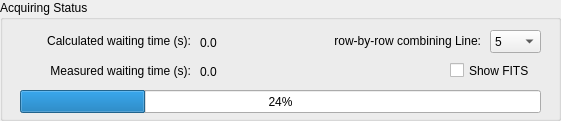
   <widget class="QGroupBox" name="groupBox_6">
    <property name="geometry">
     <rect>
      <x>20</x>
      <y>350</y>
      <width>561</width>
      <height>121</height>
     </rect>
    </property>
    <property name="title">
     <string>Acquiring Status</string>
    </property>
    <widget class="QLabel" name="label_18">
     <property name="geometry">
      <rect>
       <x>10</x>
       <y>30</y>
       <width>181</width>
       <height>21</height>
      </rect>
     </property>
     <property name="layoutDirection">
      <enum>Qt::LeftToRight</enum>
     </property>
     <property name="text">
      <string>Calculated waiting time (s):</string>
     </property>
     <property name="alignment">
      <set>Qt::AlignRight|Qt::AlignTrailing|Qt::AlignVCenter</set>
     </property>
    </widget>
    <widget class="QLabel" name="label_measured_time">
     <property name="geometry">
      <rect>
       <x>200</x>
       <y>61</y>
       <width>81</width>
       <height>21</height>
      </rect>
     </property>
     <property name="text">
      <string>0.0</string>
     </property>
    </widget>
    <widget class="QLabel" name="label_17">
     <property name="geometry">
      <rect>
       <x>10</x>
       <y>60</y>
       <width>181</width>
       <height>21</height>
      </rect>
     </property>
     <property name="layoutDirection">
      <enum>Qt::LeftToRight</enum>
     </property>
     <property name="text">
      <string>Measured waiting time (s):</string>
     </property>
     <property name="alignment">
      <set>Qt::AlignRight|Qt::AlignTrailing|Qt::AlignVCenter</set>
     </property>
    </widget>
    <widget class="QLabel" name="label_calculated_time">
     <property name="geometry">
      <rect>
       <x>200</x>
       <y>32</y>
       <width>81</width>
       <height>21</height>
      </rect>
     </property>
     <property name="text">
      <string>0.0</string>
     </property>
    </widget>
    <widget class="QProgressBar" name="prog_sts">
     <property name="geometry">
      <rect>
       <x>20</x>
       <y>90</y>
       <width>521</width>
       <height>23</height>
      </rect>
     </property>
     <property name="value">
      <number>24</number>
     </property>
    </widget>
    <widget class="QLabel" name="label_21">
     <property name="geometry">
      <rect>
       <x>290</x>
       <y>30</y>
       <width>191</width>
       <height>21</height>
      </rect>
     </property>
     <property name="layoutDirection">
      <enum>Qt::LeftToRight</enum>
     </property>
     <property name="text">
      <string>row-by-row combining Line:</string>
     </property>
     <property name="alignment">
      <set>Qt::AlignRight|Qt::AlignTrailing|Qt::AlignVCenter</set>
     </property>
    </widget>
    <widget class="QComboBox" name="cmb_combine_line">
     <property name="geometry">
      <rect>
       <x>490</x>
       <y>30</y>
       <width>51</width>
       <height>23</height>
      </rect>
     </property>
     <property name="layoutDirection">
      <enum>Qt::LeftToRight</enum>
     </property>
     <item>
      <property name="text">
       <string>5</string>
      </property>
     </item>
     <item>
      <property name="text">
       <string>7</string>
      </property>
     </item>
     <item>
      <property name="text">
       <string>9</string>
      </property>
     </item>
    </widget>
    <widget class="QCheckBox" name="chk_show_fits">
     <property name="geometry">
      <rect>
       <x>450</x>
       <y>60</y>
       <width>91</width>
       <height>21</height>
      </rect>
     </property>
     <property name="text">
      <string>Show FITS</string>
     </property>
    </widget>
   </widget>
